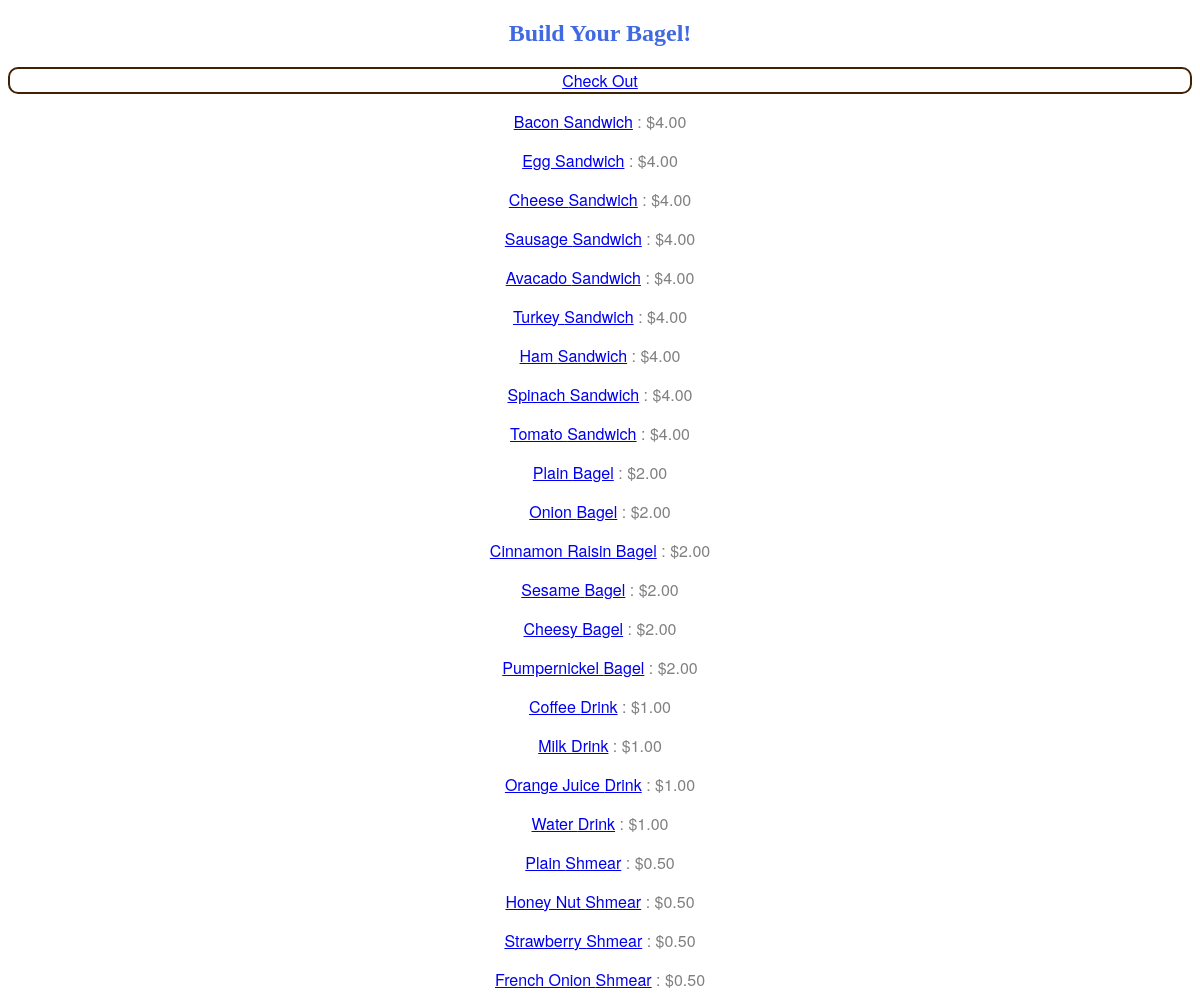
Page /home/build/ on the committed database.
### home/models.py (models this page shows, shortened)
class foodItem(models.Model):
    type = models.CharField(max_length=200)
    sub_type = models.CharField(max_length=200)
    inv_count = models.IntegerField()
    price = models.DecimalField(decimal_places=2,max_digits=10)

### home/views.py (the view)
# urls.py: path('build/', views.build, name='build'),
def build(request):
    food_list = foodItem.objects.order_by('-price')
    context = {
        'food_list': food_list,
    }
    return render(request, 'home/build.html', context)

### home/templates/home/build.html (shortened to what this page needs)
{% load static %}
<!DOCTYPE html>
<html lang="en">
	<head>
		<link href="{% static 'home/style.css' %}" rel="stylesheet">
	</head>
	<body>
		<h2>Build Your Bagel!</h2>
			<p class="brown"><a href="checkout">Check Out</a></p>
			{% if food_list %}
				{% for foodItem in food_list %}
					<p><a href="/home/{{ foodItem.id }}/">{{ foodItem.sub_type }} {{foodItem.type}}</a> : ${{foodItem.price}}</p>
				{% endfor %}
			{% else %}
				<p> No Items Are Available!</p>
			{% endif %}
	</body>
</html>

### home/static/home/style.css (style rules this page uses)
h2 { text-align: center; color: RoyalBlue; }
p { text-align: center; font-family: 'helvetica neue', helvetica, sans-serif; color: grey; }
.brown { border-radius: 10px; border-width: 2px; border-style: solid; border-color: rgb(64, 34, 0); background: rgb(255, 255, 255); }

### rows in the picture
foodItem: sub_type "Bacon", type "Sandwich", price "4.00"
foodItem: sub_type "Egg", type "Sandwich", price "4.00"
foodItem: sub_type "Cheese", type "Sandwich", price "4.00"
foodItem: sub_type "Sausage", type "Sandwich", price "4.00"
foodItem: sub_type "Avacado", type "Sandwich", price "4.00"
foodItem: sub_type "Turkey", type "Sandwich", price "4.00"
foodItem: sub_type "Ham", type "Sandwich", price "4.00"
foodItem: sub_type "Spinach", type "Sandwich", price "4.00"
foodItem: sub_type "Tomato", type "Sandwich", price "4.00"
foodItem: sub_type "Plain", type "Bagel", price "2.00"
foodItem: sub_type "Onion", type "Bagel", price "2.00"
foodItem: sub_type "Cinnamon Raisin", type "Bagel", price "2.00"
foodItem: sub_type "Sesame", type "Bagel", price "2.00"
foodItem: sub_type "Cheesy", type "Bagel", price "2.00"
foodItem: sub_type "Pumpernickel", type "Bagel", price "2.00"
foodItem: sub_type "Coffee", type "Drink", price "1.00"
foodItem: sub_type "Milk", type "Drink", price "1.00"
foodItem: sub_type "Orange Juice", type "Drink", price "1.00"
foodItem: sub_type "Water", type "Drink", price "1.00"
foodItem: sub_type "Plain", type "Shmear", price "0.50"
foodItem: sub_type "Honey Nut", type "Shmear", price "0.50"
foodItem: sub_type "Strawberry", type "Shmear", price "0.50"
foodItem: sub_type "French Onion", type "Shmear", price "0.50"
